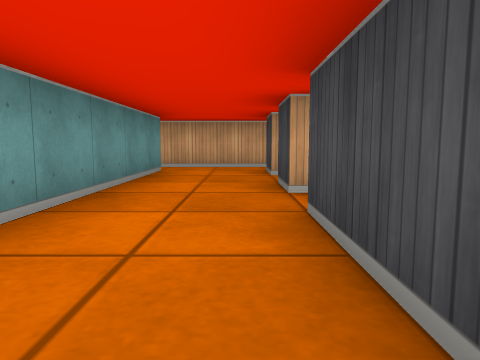
[1] (above)

20 first-person views from a walk through a cub3D maze. The camera is about half as high as the walls, tilts 6° down and sees 70° across. The floor is counted in squares. Each view is taken from the middle of a square. On the plan, view 1 faces up. The plan holds only what a view shows up to about 9 squares ahead; the rest is blank.

[2]
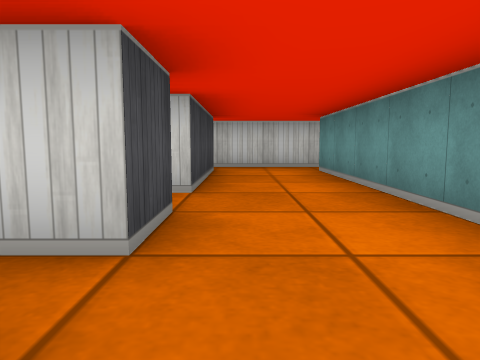

[3]
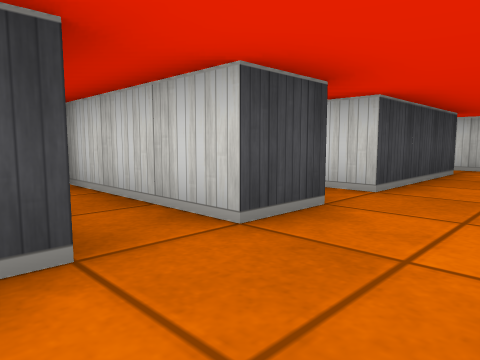

[4]
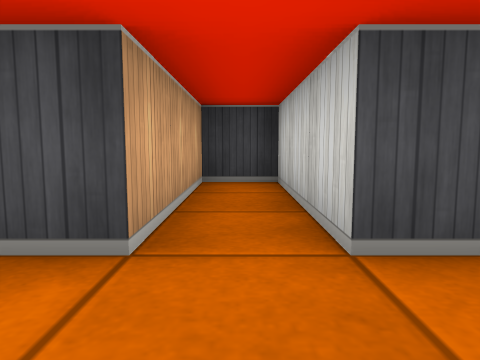

[5]
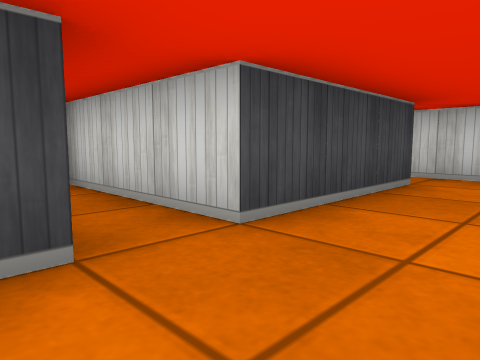

[6]
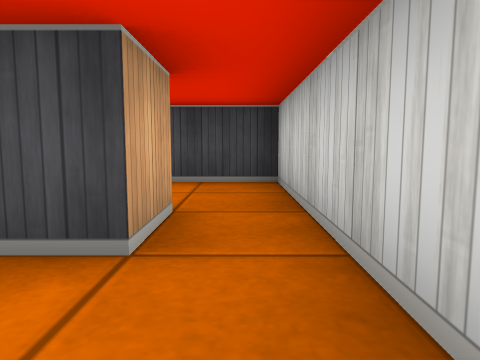

[7]
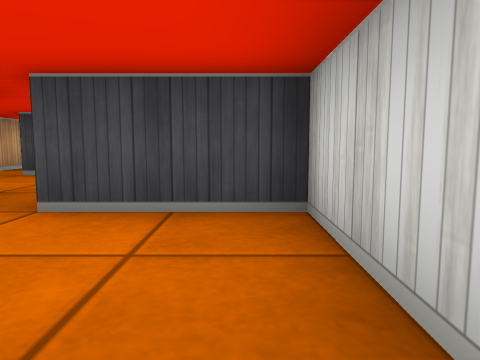

[8]
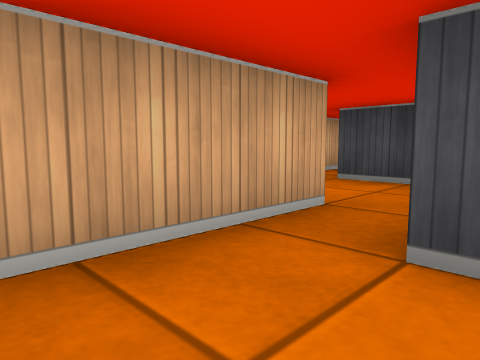

[9]
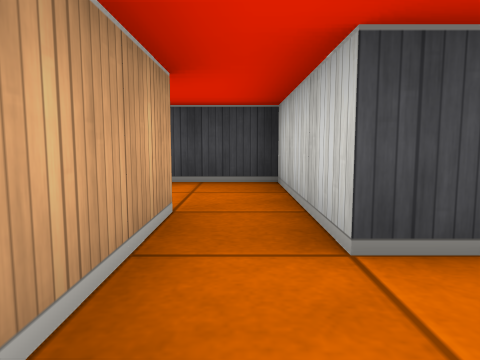

[10]
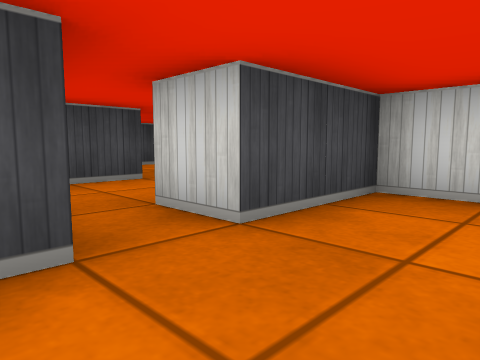

[11]
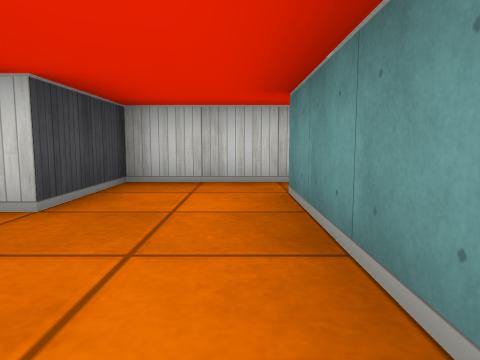

[12]
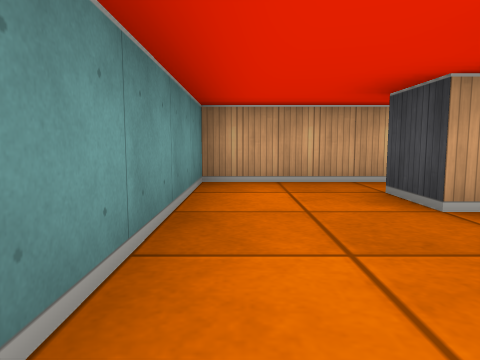

[13]
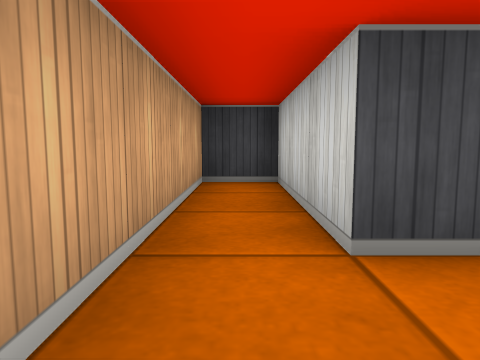

[14]
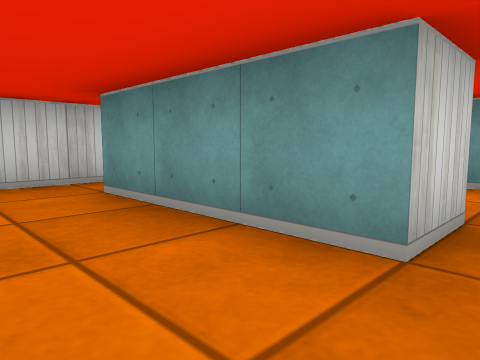

[15]
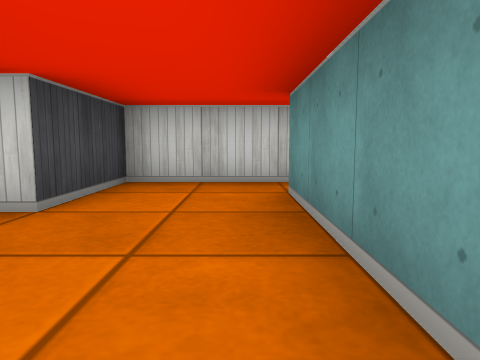

[16]
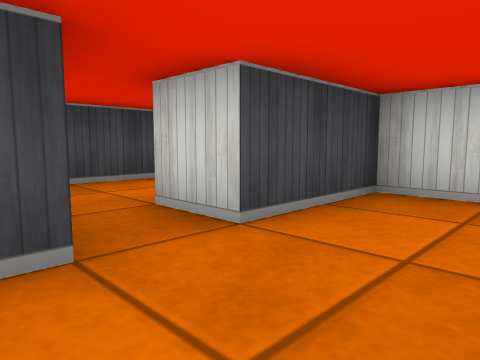

[17]
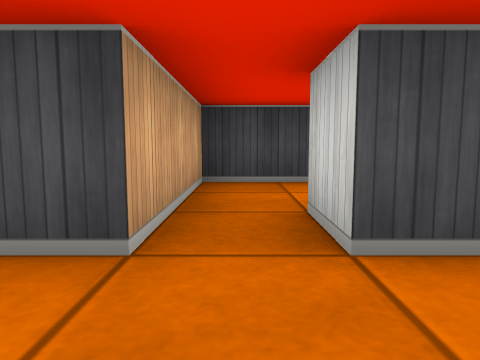

[18]
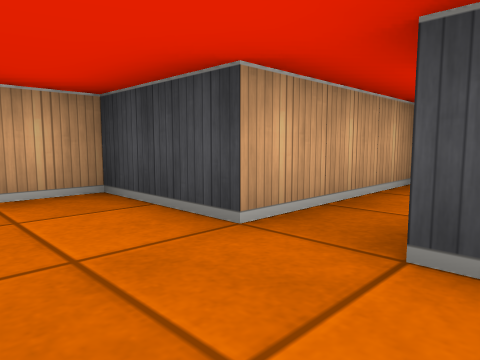

[19]
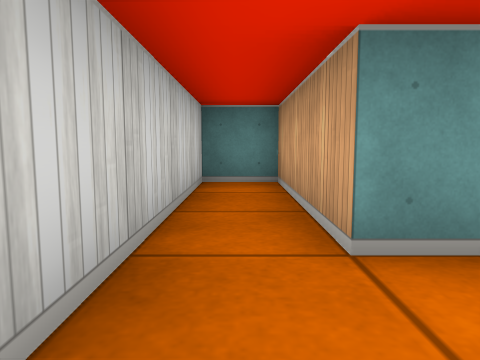

[20]
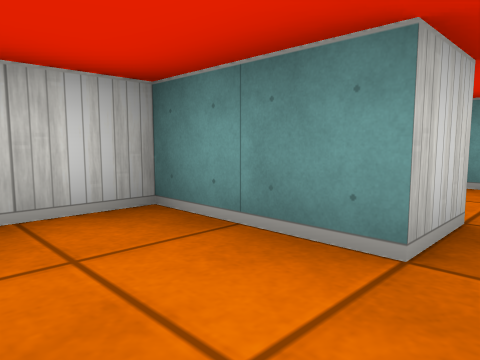

### Floor plan
Points are (right, up) in squares from view 1. A wall is a line through its corners. A room is listed if a view was taken in it or the views show most of it. See-through windows are left out.
Room 1 (views 1, 6, 7)
walls: (1.5, -0.5) (0.5, -0.5) (0.5, 2.5) (3.5, 2.5); (-1.5, 3.5) (-1.5, -0.5); (-1.8, -1.5) (1.6, -1.5)
ways out: opening at (-0.5, 4) to room 3; opening at (1, -1) to room 12; opening at (-2, -1)
Room 2 (views 2, 3)
walls: (-1.5, 6.5) (-1.5, 5.5); (0.6, 7.5) (-1.8, 7.5); (0.5, 5.5) (0.5, 6.4)
ways out: opening at (-0.5, 6) to room 3; opening at (-2, 7)
Room 3 (views 4, 5)
walls: (0.5, 3.4) (0.5, 4.5) (3.5, 4.5) (3.5, 5.5) (0.5, 5.5); (-1.5, 5.5) (-1.5, 3.5)
ways out: opening at (-0.5, 4) to room 1; opening at (-0.5, 6) to room 2
Room 4 (views 8, 9)
walls: (3.5, -0.5) (3.5, 0.5) (4.5, 0.5); (4.5, 1.5) (2.1, 1.5)
ways out: opening at (4, 1) to room 6; opening at (2.5, 0) to room 12
Room 5 (views 10, 11, 13)
walls: (6.5, 3.5) (6.5, 4.5) (9.5, 4.5) (9.5, 5.5) (4.5, 5.5) (4.5, 3.5)
ways out: opening at (5.5, 4) to room 11
Room 6 (view 12)
walls: (4.5, 0.5) (6.5, 0.5) (6.5, 1.5)
ways out: opening at (4, 1) to room 4; opening at (5.5, 2) to room 11
Room 7 (views 14, 15, 16)
walls: (7.5, 2.5) (7.5, 1.5); (9.5, 1.5) (9.5, 3.5) (7.5, 3.5)
ways out: opening at (8.5, 2) to room 8; opening at (7, 3) to room 11
Room 8 (views 17, 18)
walls: (7.5, 1.5) (7.5, -0.5); (9.5, -0.5) (9.5, 0.5) (10.5, 0.5); (10.5, 1.5) (9.5, 1.5)
ways out: opening at (8.5, 2) to room 7; opening at (8.5, 0) to room 9; opening at (10, 1) to room 10
Room 9 (view 19)
walls: (7.5, -0.5) (4.5, -0.5) (4.5, -1.5) (9.5, -1.5) (9.5, -0.5)
ways out: opening at (8.5, 0) to room 8
Room 10 (view 20)
walls: (10.5, 0.5) (10.5, -1.5) (11.6, -1.5); (12.5, -0.8) (12.5, 1.5) (10.5, 1.5)
ways out: opening at (10, 1) to room 8
Room 11 (no view inside)
walls: (4.5, 3.5) (4.5, 1.5); (6.5, 1.5) (6.5, 2.5) (7.5, 2.5); (7.5, 3.5) (6.5, 3.5)
ways out: opening at (5.5, 4) to room 5; opening at (5.5, 2) to room 6; opening at (7, 3) to room 7
Room 12 (no view inside)
walls: (1.6, -1.5) (3.5, -1.5) (3.5, -0.5)
ways out: opening at (1, -1) to room 1; opening at (2.5, 0) to room 4

Positions as (right, up) in squares from view 1, and headings:
1: (0, 0), facing up
2: (0, 6), facing down
3: (-1, 6), facing down-right
4: (-1, 5), facing right
5: (-1, 4), facing down-right
6: (-1, -1), facing right
7: (1, -1), facing right
8: (2, 0), facing up-right
9: (2, 1), facing right
10: (5, 4), facing down-right
11: (5, 5), facing down
12: (5, 1), facing up
13: (5, 5), facing right
14: (9, 3), facing down-left
15: (8, 3), facing down
16: (8, 2), facing down-right
17: (8, 1), facing right
18: (8, 0), facing up-right
19: (9, -1), facing left
20: (12, 1), facing down-left
